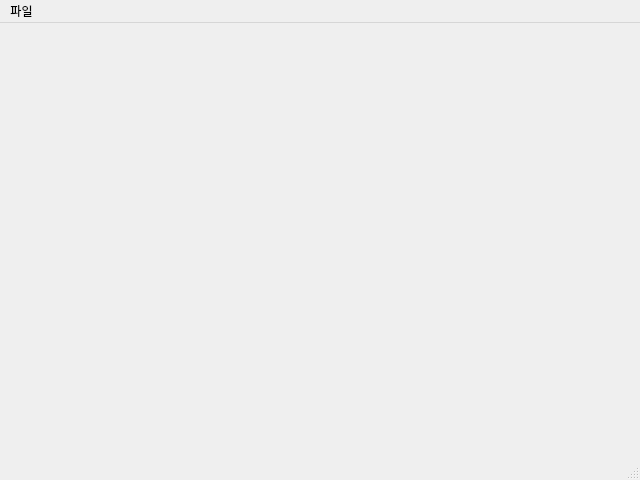
<?xml version="1.0" encoding="UTF-8"?>
<ui version="4.0">
 <class>MainWindow</class>
 <widget class="QMainWindow" name="MainWindow">
  <property name="geometry">
   <rect>
    <x>0</x>
    <y>0</y>
    <width>640</width>
    <height>480</height>
   </rect>
  </property>
  <property name="windowTitle">
   <string>MainWindow</string>
  </property>
  <widget class="QWidget" name="centralwidget"/>
  <widget class="QMenuBar" name="menubar">
   <property name="geometry">
    <rect>
     <x>0</x>
     <y>0</y>
     <width>640</width>
     <height>22</height>
    </rect>
   </property>
   <widget class="QMenu" name="menu">
    <property name="title">
     <string>파일</string>
    </property>
   </widget>
   <addaction name="menu"/>
  </widget>
  <widget class="QStatusBar" name="statusbar"/>
 </widget>
 <resources/>
 <connections/>
</ui>
